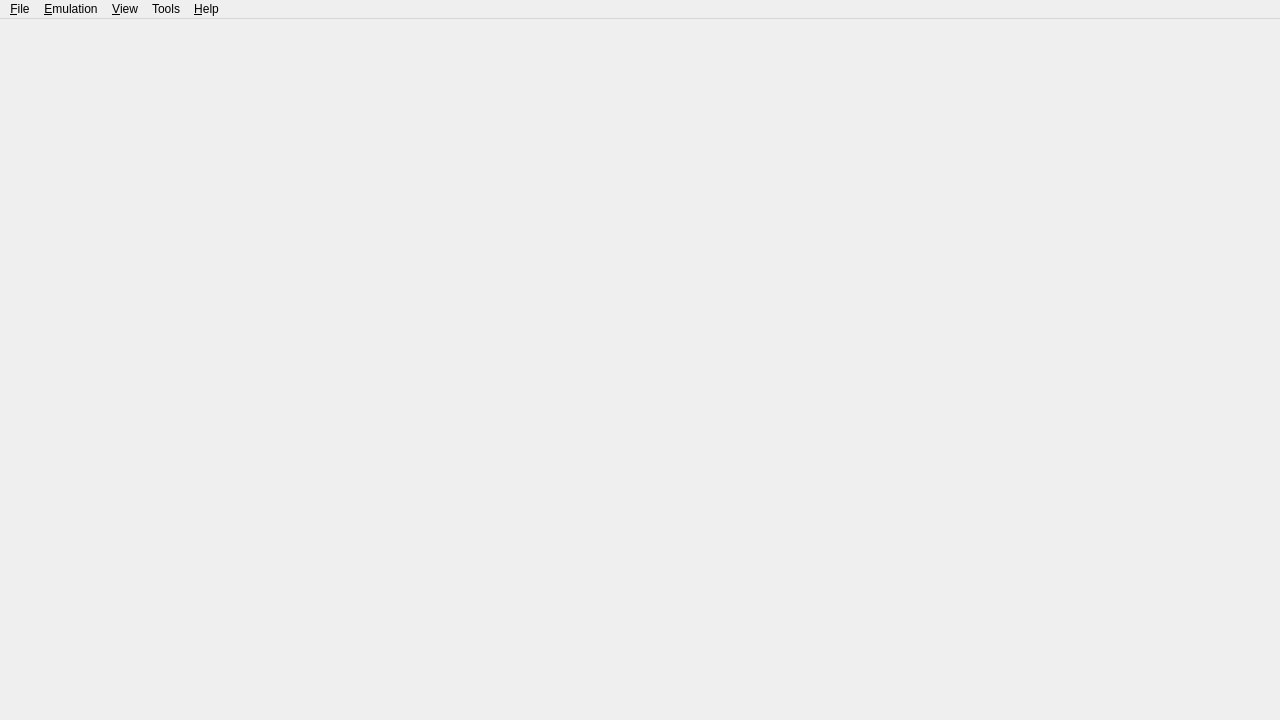
<?xml version="1.0" encoding="UTF-8"?>
<ui version="4.0">
 <class>MainWindow</class>
 <widget class="QMainWindow" name="MainWindow">
  <property name="geometry">
   <rect>
    <x>0</x>
    <y>0</y>
    <width>1280</width>
    <height>720</height>
   </rect>
  </property>
  <property name="windowTitle">
   <string>yuzu</string>
  </property>
  <property name="windowIcon">
   <iconset>
    <normaloff>../dist/yuzu.ico</normaloff>../dist/yuzu.ico</iconset>
  </property>
  <property name="tabShape">
   <enum>QTabWidget::Rounded</enum>
  </property>
  <property name="dockNestingEnabled">
   <bool>true</bool>
  </property>
  <widget class="QWidget" name="centralwidget">
   <layout class="QHBoxLayout" name="horizontalLayout">
    <property name="leftMargin">
     <number>0</number>
    </property>
    <property name="topMargin">
     <number>0</number>
    </property>
    <property name="rightMargin">
     <number>0</number>
    </property>
    <property name="bottomMargin">
     <number>0</number>
    </property>
   </layout>
  </widget>
  <widget class="QMenuBar" name="menubar">
   <property name="geometry">
    <rect>
     <x>0</x>
     <y>0</y>
     <width>1280</width>
     <height>21</height>
    </rect>
   </property>
   <widget class="QMenu" name="menu_File">
    <property name="title">
     <string>&amp;File</string>
    </property>
    <widget class="QMenu" name="menu_recent_files">
     <property name="title">
      <string>Recent Files</string>
     </property>
    </widget>
    <addaction name="action_Install_File_NAND"/>
    <addaction name="separator"/>
    <addaction name="action_Load_File"/>
    <addaction name="action_Load_Folder"/>
    <addaction name="separator"/>
    <addaction name="menu_recent_files"/>
    <addaction name="separator"/>
    <addaction name="separator"/>
    <addaction name="action_Load_Amiibo"/>
    <addaction name="separator"/>
    <addaction name="action_Open_yuzu_Folder"/>
    <addaction name="separator"/>
    <addaction name="action_Exit"/>
   </widget>
   <widget class="QMenu" name="menu_Emulation">
    <property name="title">
     <string>&amp;Emulation</string>
    </property>
    <addaction name="action_Start"/>
    <addaction name="action_Pause"/>
    <addaction name="action_Stop"/>
    <addaction name="action_Restart"/>
    <addaction name="separator"/>
    <addaction name="action_Configure"/>
   </widget>
   <widget class="QMenu" name="menu_View">
    <property name="title">
     <string>&amp;View</string>
    </property>
    <widget class="QMenu" name="menu_View_Debugging">
     <property name="title">
      <string>Debugging</string>
     </property>
    </widget>
    <addaction name="action_Fullscreen"/>
    <addaction name="action_Single_Window_Mode"/>
    <addaction name="action_Display_Dock_Widget_Headers"/>
    <addaction name="action_Show_Filter_Bar"/>
    <addaction name="action_Show_Status_Bar"/>
    <addaction name="action_Reset_Window_Size"/>
    <addaction name="separator"/>
    <addaction name="menu_View_Debugging"/>
   </widget>
   <widget class="QMenu" name="menu_Tools">
    <property name="title">
     <string>Tools</string>
    </property>
    <widget class="QMenu" name="menuSystem_Archives">
     <property name="title">
      <string>System Archives</string>
     </property>
     <addaction name="actionImport_Directory"/>
     <addaction name="actionImport_Cartridge"/>
     <addaction name="separator"/>
     <addaction name="actionClear_Imported"/>
     <addaction name="separator"/>
     <addaction name="actionView_Status"/>
    </widget>
    <addaction name="action_Rederive"/>
    <addaction name="separator"/>
    <addaction name="action_Capture_Screenshot"/>
    <addaction name="separator"/>
    <addaction name="menuSystem_Archives"/>
   </widget>
   <widget class="QMenu" name="menu_Help">
    <property name="title">
     <string>&amp;Help</string>
    </property>
    <addaction name="action_Report_Compatibility"/>
    <addaction name="separator"/>
    <addaction name="action_About"/>
   </widget>
   <addaction name="menu_File"/>
   <addaction name="menu_Emulation"/>
   <addaction name="menu_View"/>
   <addaction name="menu_Tools"/>
   <addaction name="menu_Help"/>
  </widget>
  <action name="action_Install_File_NAND">
   <property name="enabled">
    <bool>true</bool>
   </property>
   <property name="text">
    <string>Install Files to NAND...</string>
   </property>
  </action>
  <action name="action_Load_File">
   <property name="text">
    <string>Load File...</string>
   </property>
  </action>
  <action name="action_Load_Folder">
   <property name="text">
    <string>Load Folder...</string>
   </property>
  </action>
  <action name="action_Exit">
   <property name="text">
    <string>E&amp;xit</string>
   </property>
  </action>
  <action name="action_Start">
   <property name="enabled">
    <bool>false</bool>
   </property>
   <property name="text">
    <string>&amp;Start</string>
   </property>
  </action>
  <action name="action_Pause">
   <property name="enabled">
    <bool>false</bool>
   </property>
   <property name="text">
    <string>&amp;Pause</string>
   </property>
  </action>
  <action name="action_Stop">
   <property name="enabled">
    <bool>false</bool>
   </property>
   <property name="text">
    <string>&amp;Stop</string>
   </property>
  </action>
  <action name="action_Rederive">
   <property name="text">
    <string>Reinitialize keys...</string>
   </property>
  </action>
  <action name="action_About">
   <property name="text">
    <string>About yuzu</string>
   </property>
  </action>
  <action name="action_Single_Window_Mode">
   <property name="checkable">
    <bool>true</bool>
   </property>
   <property name="text">
    <string>Single Window Mode</string>
   </property>
  </action>
  <action name="action_Configure">
   <property name="text">
    <string>Configure...</string>
   </property>
  </action>
  <action name="action_Display_Dock_Widget_Headers">
   <property name="checkable">
    <bool>true</bool>
   </property>
   <property name="text">
    <string>Display Dock Widget Headers</string>
   </property>
  </action>
  <action name="action_Show_Filter_Bar">
   <property name="checkable">
    <bool>true</bool>
   </property>
   <property name="text">
    <string>Show Filter Bar</string>
   </property>
  </action>
  <action name="action_Show_Status_Bar">
   <property name="checkable">
    <bool>true</bool>
   </property>
   <property name="text">
    <string>Show Status Bar</string>
   </property>
  </action>
  <action name="action_Reset_Window_Size">
   <property name="text">
    <string>Reset Window Size</string>
   </property>
  </action>
  <action name="action_Fullscreen">
   <property name="checkable">
    <bool>true</bool>
   </property>
   <property name="text">
    <string>Fullscreen</string>
   </property>
  </action>
  <action name="action_Restart">
   <property name="enabled">
    <bool>false</bool>
   </property>
   <property name="text">
    <string>Restart</string>
   </property>
  </action>
  <action name="action_Load_Amiibo">
   <property name="enabled">
    <bool>false</bool>
   </property>
   <property name="text">
    <string>Load Amiibo...</string>
   </property>
  </action>
  <action name="action_Report_Compatibility">
   <property name="enabled">
    <bool>false</bool>
   </property>
   <property name="text">
    <string>Report Compatibility</string>
   </property>
   <property name="visible">
    <bool>false</bool>
   </property>
  </action>
  <action name="action_Open_yuzu_Folder">
   <property name="text">
    <string>Open yuzu Folder</string>
   </property>
  </action>
  <action name="action_Capture_Screenshot">
   <property name="enabled">
    <bool>false</bool>
   </property>
   <property name="text">
    <string>Capture Screenshot</string>
   </property>
  </action>
  <action name="actionImport_Directory">
   <property name="text">
    <string>Import Directory</string>
   </property>
  </action>
  <action name="actionImport_Cartridge">
   <property name="text">
    <string>Import Cartridge</string>
   </property>
  </action>
  <action name="actionClear_Imported">
   <property name="text">
    <string>Clear Imported</string>
   </property>
  </action>
  <action name="actionView_Status">
   <property name="text">
    <string>View Status</string>
   </property>
  </action>
 </widget>
 <resources/>
 <connections/>
</ui>
